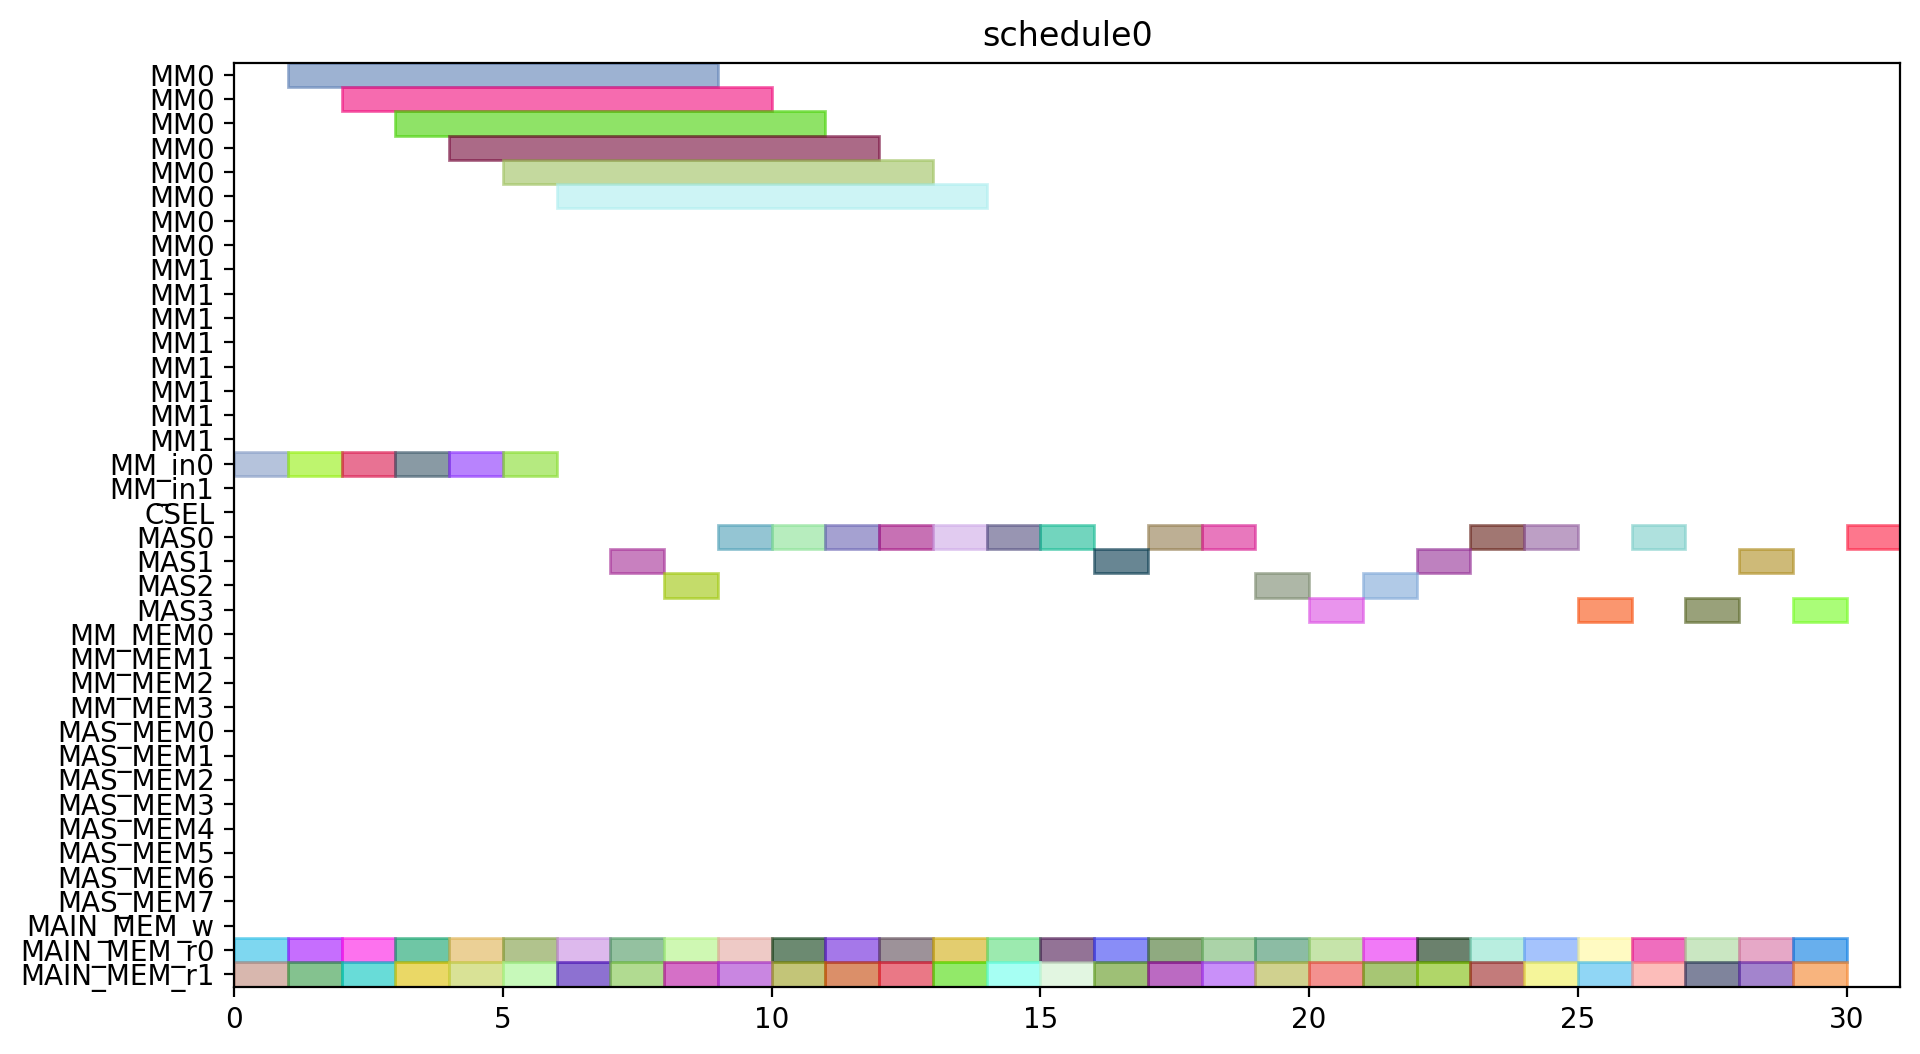

Python code for this plot:
from pyschedule import Scenario, solvers, plotters, alt


def solve():
	horizon = 120
	S = Scenario("schedule0", horizon=horizon)

	# resource
	MM = S.Resources('MM', num=2, size=8)
	MM_in = S.Resources('MM_in', num=2)
	CSEL = S.Resource('CSEL')
	MAS = S.Resources('MAS', num=4, size=1, periods=range(1, horizon))
	MM_MEM = S.Resources('MM_MEM', num=4)
	MAS_MEM = S.Resources('MAS_MEM', num=8)
	MAIN_MEM_w = S.Resource('MAIN_MEM_w', size=1)
	MAIN_MEM_r = S.Resources('MAIN_MEM_r', num=2)

	# result of previous scheduling

	# new tasks
	c_t0_a1_0 = S.Task('c_t0_a1_0', length=1, delay_cost=1)
	c_t0_a1_0 += alt(MAS)
	c_t0_a1_0_mem0 = S.Task('c_t0_a1_0_mem0', length=1, delay_cost=1)
	c_t0_a1_0_mem0 += MAIN_MEM_r[0]
	S += c_t0_a1_0_mem0 <= c_t0_a1_0

	c_t0_a1_0_mem1 = S.Task('c_t0_a1_0_mem1', length=1, delay_cost=1)
	c_t0_a1_0_mem1 += MAIN_MEM_r[1]
	S += c_t0_a1_0_mem1 <= c_t0_a1_0

	c_t0_a1_1 = S.Task('c_t0_a1_1', length=1, delay_cost=1)
	c_t0_a1_1 += alt(MAS)
	c_t0_a1_1_mem0 = S.Task('c_t0_a1_1_mem0', length=1, delay_cost=1)
	c_t0_a1_1_mem0 += MAIN_MEM_r[0]
	S += c_t0_a1_1_mem0 <= c_t0_a1_1

	c_t0_a1_1_mem1 = S.Task('c_t0_a1_1_mem1', length=1, delay_cost=1)
	c_t0_a1_1_mem1 += MAIN_MEM_r[1]
	S += c_t0_a1_1_mem1 <= c_t0_a1_1

	c_t0_t10 = S.Task('c_t0_t10', length=1, delay_cost=1)
	c_t0_t10 += alt(MAS)
	c_t0_t10_mem0 = S.Task('c_t0_t10_mem0', length=1, delay_cost=1)
	c_t0_t10_mem0 += MAIN_MEM_r[0]
	S += c_t0_t10_mem0 <= c_t0_t10

	c_t0_t10_mem1 = S.Task('c_t0_t10_mem1', length=1, delay_cost=1)
	c_t0_t10_mem1 += MAIN_MEM_r[1]
	S += c_t0_t10_mem1 <= c_t0_t10

	c_t0_t11 = S.Task('c_t0_t11', length=1, delay_cost=1)
	c_t0_t11 += alt(MAS)
	c_t0_t11_mem0 = S.Task('c_t0_t11_mem0', length=1, delay_cost=1)
	c_t0_t11_mem0 += MAIN_MEM_r[0]
	S += c_t0_t11_mem0 <= c_t0_t11

	c_t0_t11_mem1 = S.Task('c_t0_t11_mem1', length=1, delay_cost=1)
	c_t0_t11_mem1 += MAIN_MEM_r[1]
	S += c_t0_t11_mem1 <= c_t0_t11

	c_t0_t3_t0 = S.Task('c_t0_t3_t0', length=8, delay_cost=1)
	c_t0_t3_t0 += alt(MM)
	c_t0_t3_t0_in = S.Task('c_t0_t3_t0_in', length=1, delay_cost=1)
	c_t0_t3_t0_in += alt(MM_in)
	S += c_t0_t3_t0_in*MM_in[0]<=c_t0_t3_t0*MM[0]
	S += c_t0_t3_t0_in*MM_in[1]<=c_t0_t3_t0*MM[1]
	c_t0_t3_t0_mem0 = S.Task('c_t0_t3_t0_mem0', length=1, delay_cost=1)
	c_t0_t3_t0_mem0 += MAIN_MEM_r[0]
	S += c_t0_t3_t0_mem0 <= c_t0_t3_t0

	c_t0_t3_t0_mem1 = S.Task('c_t0_t3_t0_mem1', length=1, delay_cost=1)
	c_t0_t3_t0_mem1 += MAIN_MEM_r[1]
	S += c_t0_t3_t0_mem1 <= c_t0_t3_t0

	c_t0_t3_t1 = S.Task('c_t0_t3_t1', length=8, delay_cost=1)
	c_t0_t3_t1 += alt(MM)
	c_t0_t3_t1_in = S.Task('c_t0_t3_t1_in', length=1, delay_cost=1)
	c_t0_t3_t1_in += alt(MM_in)
	S += c_t0_t3_t1_in*MM_in[0]<=c_t0_t3_t1*MM[0]
	S += c_t0_t3_t1_in*MM_in[1]<=c_t0_t3_t1*MM[1]
	c_t0_t3_t1_mem0 = S.Task('c_t0_t3_t1_mem0', length=1, delay_cost=1)
	c_t0_t3_t1_mem0 += MAIN_MEM_r[0]
	S += c_t0_t3_t1_mem0 <= c_t0_t3_t1

	c_t0_t3_t1_mem1 = S.Task('c_t0_t3_t1_mem1', length=1, delay_cost=1)
	c_t0_t3_t1_mem1 += MAIN_MEM_r[1]
	S += c_t0_t3_t1_mem1 <= c_t0_t3_t1

	c_t0_t3_t2 = S.Task('c_t0_t3_t2', length=1, delay_cost=1)
	c_t0_t3_t2 += alt(MAS)
	c_t0_t3_t2_mem0 = S.Task('c_t0_t3_t2_mem0', length=1, delay_cost=1)
	c_t0_t3_t2_mem0 += MAIN_MEM_r[0]
	S += c_t0_t3_t2_mem0 <= c_t0_t3_t2

	c_t0_t3_t2_mem1 = S.Task('c_t0_t3_t2_mem1', length=1, delay_cost=1)
	c_t0_t3_t2_mem1 += MAIN_MEM_r[1]
	S += c_t0_t3_t2_mem1 <= c_t0_t3_t2

	c_t0_t3_t3 = S.Task('c_t0_t3_t3', length=1, delay_cost=1)
	c_t0_t3_t3 += alt(MAS)
	c_t0_t3_t3_mem0 = S.Task('c_t0_t3_t3_mem0', length=1, delay_cost=1)
	c_t0_t3_t3_mem0 += MAIN_MEM_r[0]
	S += c_t0_t3_t3_mem0 <= c_t0_t3_t3

	c_t0_t3_t3_mem1 = S.Task('c_t0_t3_t3_mem1', length=1, delay_cost=1)
	c_t0_t3_t3_mem1 += MAIN_MEM_r[1]
	S += c_t0_t3_t3_mem1 <= c_t0_t3_t3

	c_t1_a1_0 = S.Task('c_t1_a1_0', length=1, delay_cost=1)
	c_t1_a1_0 += alt(MAS)
	c_t1_a1_0_mem0 = S.Task('c_t1_a1_0_mem0', length=1, delay_cost=1)
	c_t1_a1_0_mem0 += MAIN_MEM_r[0]
	S += c_t1_a1_0_mem0 <= c_t1_a1_0

	c_t1_a1_0_mem1 = S.Task('c_t1_a1_0_mem1', length=1, delay_cost=1)
	c_t1_a1_0_mem1 += MAIN_MEM_r[1]
	S += c_t1_a1_0_mem1 <= c_t1_a1_0

	c_t1_a1_1 = S.Task('c_t1_a1_1', length=1, delay_cost=1)
	c_t1_a1_1 += alt(MAS)
	c_t1_a1_1_mem0 = S.Task('c_t1_a1_1_mem0', length=1, delay_cost=1)
	c_t1_a1_1_mem0 += MAIN_MEM_r[0]
	S += c_t1_a1_1_mem0 <= c_t1_a1_1

	c_t1_a1_1_mem1 = S.Task('c_t1_a1_1_mem1', length=1, delay_cost=1)
	c_t1_a1_1_mem1 += MAIN_MEM_r[1]
	S += c_t1_a1_1_mem1 <= c_t1_a1_1

	c_t1_t10 = S.Task('c_t1_t10', length=1, delay_cost=1)
	c_t1_t10 += alt(MAS)
	c_t1_t10_mem0 = S.Task('c_t1_t10_mem0', length=1, delay_cost=1)
	c_t1_t10_mem0 += MAIN_MEM_r[0]
	S += c_t1_t10_mem0 <= c_t1_t10

	c_t1_t10_mem1 = S.Task('c_t1_t10_mem1', length=1, delay_cost=1)
	c_t1_t10_mem1 += MAIN_MEM_r[1]
	S += c_t1_t10_mem1 <= c_t1_t10

	c_t1_t11 = S.Task('c_t1_t11', length=1, delay_cost=1)
	c_t1_t11 += alt(MAS)
	c_t1_t11_mem0 = S.Task('c_t1_t11_mem0', length=1, delay_cost=1)
	c_t1_t11_mem0 += MAIN_MEM_r[0]
	S += c_t1_t11_mem0 <= c_t1_t11

	c_t1_t11_mem1 = S.Task('c_t1_t11_mem1', length=1, delay_cost=1)
	c_t1_t11_mem1 += MAIN_MEM_r[1]
	S += c_t1_t11_mem1 <= c_t1_t11

	c_t1_t3_t0 = S.Task('c_t1_t3_t0', length=8, delay_cost=1)
	c_t1_t3_t0 += alt(MM)
	c_t1_t3_t0_in = S.Task('c_t1_t3_t0_in', length=1, delay_cost=1)
	c_t1_t3_t0_in += alt(MM_in)
	S += c_t1_t3_t0_in*MM_in[0]<=c_t1_t3_t0*MM[0]
	S += c_t1_t3_t0_in*MM_in[1]<=c_t1_t3_t0*MM[1]
	c_t1_t3_t0_mem0 = S.Task('c_t1_t3_t0_mem0', length=1, delay_cost=1)
	c_t1_t3_t0_mem0 += MAIN_MEM_r[0]
	S += c_t1_t3_t0_mem0 <= c_t1_t3_t0

	c_t1_t3_t0_mem1 = S.Task('c_t1_t3_t0_mem1', length=1, delay_cost=1)
	c_t1_t3_t0_mem1 += MAIN_MEM_r[1]
	S += c_t1_t3_t0_mem1 <= c_t1_t3_t0

	c_t1_t3_t1 = S.Task('c_t1_t3_t1', length=8, delay_cost=1)
	c_t1_t3_t1 += alt(MM)
	c_t1_t3_t1_in = S.Task('c_t1_t3_t1_in', length=1, delay_cost=1)
	c_t1_t3_t1_in += alt(MM_in)
	S += c_t1_t3_t1_in*MM_in[0]<=c_t1_t3_t1*MM[0]
	S += c_t1_t3_t1_in*MM_in[1]<=c_t1_t3_t1*MM[1]
	c_t1_t3_t1_mem0 = S.Task('c_t1_t3_t1_mem0', length=1, delay_cost=1)
	c_t1_t3_t1_mem0 += MAIN_MEM_r[0]
	S += c_t1_t3_t1_mem0 <= c_t1_t3_t1

	c_t1_t3_t1_mem1 = S.Task('c_t1_t3_t1_mem1', length=1, delay_cost=1)
	c_t1_t3_t1_mem1 += MAIN_MEM_r[1]
	S += c_t1_t3_t1_mem1 <= c_t1_t3_t1

	c_t1_t3_t2 = S.Task('c_t1_t3_t2', length=1, delay_cost=1)
	c_t1_t3_t2 += alt(MAS)
	c_t1_t3_t2_mem0 = S.Task('c_t1_t3_t2_mem0', length=1, delay_cost=1)
	c_t1_t3_t2_mem0 += MAIN_MEM_r[0]
	S += c_t1_t3_t2_mem0 <= c_t1_t3_t2

	c_t1_t3_t2_mem1 = S.Task('c_t1_t3_t2_mem1', length=1, delay_cost=1)
	c_t1_t3_t2_mem1 += MAIN_MEM_r[1]
	S += c_t1_t3_t2_mem1 <= c_t1_t3_t2

	c_t1_t3_t3 = S.Task('c_t1_t3_t3', length=1, delay_cost=1)
	c_t1_t3_t3 += alt(MAS)
	c_t1_t3_t3_mem0 = S.Task('c_t1_t3_t3_mem0', length=1, delay_cost=1)
	c_t1_t3_t3_mem0 += MAIN_MEM_r[0]
	S += c_t1_t3_t3_mem0 <= c_t1_t3_t3

	c_t1_t3_t3_mem1 = S.Task('c_t1_t3_t3_mem1', length=1, delay_cost=1)
	c_t1_t3_t3_mem1 += MAIN_MEM_r[1]
	S += c_t1_t3_t3_mem1 <= c_t1_t3_t3

	c_t2_a1_0 = S.Task('c_t2_a1_0', length=1, delay_cost=1)
	c_t2_a1_0 += alt(MAS)
	c_t2_a1_0_mem0 = S.Task('c_t2_a1_0_mem0', length=1, delay_cost=1)
	c_t2_a1_0_mem0 += MAIN_MEM_r[0]
	S += c_t2_a1_0_mem0 <= c_t2_a1_0

	c_t2_a1_0_mem1 = S.Task('c_t2_a1_0_mem1', length=1, delay_cost=1)
	c_t2_a1_0_mem1 += MAIN_MEM_r[1]
	S += c_t2_a1_0_mem1 <= c_t2_a1_0

	c_t2_a1_1 = S.Task('c_t2_a1_1', length=1, delay_cost=1)
	c_t2_a1_1 += alt(MAS)
	c_t2_a1_1_mem0 = S.Task('c_t2_a1_1_mem0', length=1, delay_cost=1)
	c_t2_a1_1_mem0 += MAIN_MEM_r[0]
	S += c_t2_a1_1_mem0 <= c_t2_a1_1

	c_t2_a1_1_mem1 = S.Task('c_t2_a1_1_mem1', length=1, delay_cost=1)
	c_t2_a1_1_mem1 += MAIN_MEM_r[1]
	S += c_t2_a1_1_mem1 <= c_t2_a1_1

	c_t2_t10 = S.Task('c_t2_t10', length=1, delay_cost=1)
	c_t2_t10 += alt(MAS)
	c_t2_t10_mem0 = S.Task('c_t2_t10_mem0', length=1, delay_cost=1)
	c_t2_t10_mem0 += MAIN_MEM_r[0]
	S += c_t2_t10_mem0 <= c_t2_t10

	c_t2_t10_mem1 = S.Task('c_t2_t10_mem1', length=1, delay_cost=1)
	c_t2_t10_mem1 += MAIN_MEM_r[1]
	S += c_t2_t10_mem1 <= c_t2_t10

	c_t2_t11 = S.Task('c_t2_t11', length=1, delay_cost=1)
	c_t2_t11 += alt(MAS)
	c_t2_t11_mem0 = S.Task('c_t2_t11_mem0', length=1, delay_cost=1)
	c_t2_t11_mem0 += MAIN_MEM_r[0]
	S += c_t2_t11_mem0 <= c_t2_t11

	c_t2_t11_mem1 = S.Task('c_t2_t11_mem1', length=1, delay_cost=1)
	c_t2_t11_mem1 += MAIN_MEM_r[1]
	S += c_t2_t11_mem1 <= c_t2_t11

	c_t2_t3_t0 = S.Task('c_t2_t3_t0', length=8, delay_cost=1)
	c_t2_t3_t0 += alt(MM)
	c_t2_t3_t0_in = S.Task('c_t2_t3_t0_in', length=1, delay_cost=1)
	c_t2_t3_t0_in += alt(MM_in)
	S += c_t2_t3_t0_in*MM_in[0]<=c_t2_t3_t0*MM[0]
	S += c_t2_t3_t0_in*MM_in[1]<=c_t2_t3_t0*MM[1]
	c_t2_t3_t0_mem0 = S.Task('c_t2_t3_t0_mem0', length=1, delay_cost=1)
	c_t2_t3_t0_mem0 += MAIN_MEM_r[0]
	S += c_t2_t3_t0_mem0 <= c_t2_t3_t0

	c_t2_t3_t0_mem1 = S.Task('c_t2_t3_t0_mem1', length=1, delay_cost=1)
	c_t2_t3_t0_mem1 += MAIN_MEM_r[1]
	S += c_t2_t3_t0_mem1 <= c_t2_t3_t0

	c_t2_t3_t1 = S.Task('c_t2_t3_t1', length=8, delay_cost=1)
	c_t2_t3_t1 += alt(MM)
	c_t2_t3_t1_in = S.Task('c_t2_t3_t1_in', length=1, delay_cost=1)
	c_t2_t3_t1_in += alt(MM_in)
	S += c_t2_t3_t1_in*MM_in[0]<=c_t2_t3_t1*MM[0]
	S += c_t2_t3_t1_in*MM_in[1]<=c_t2_t3_t1*MM[1]
	c_t2_t3_t1_mem0 = S.Task('c_t2_t3_t1_mem0', length=1, delay_cost=1)
	c_t2_t3_t1_mem0 += MAIN_MEM_r[0]
	S += c_t2_t3_t1_mem0 <= c_t2_t3_t1

	c_t2_t3_t1_mem1 = S.Task('c_t2_t3_t1_mem1', length=1, delay_cost=1)
	c_t2_t3_t1_mem1 += MAIN_MEM_r[1]
	S += c_t2_t3_t1_mem1 <= c_t2_t3_t1

	c_t2_t3_t2 = S.Task('c_t2_t3_t2', length=1, delay_cost=1)
	c_t2_t3_t2 += alt(MAS)
	c_t2_t3_t2_mem0 = S.Task('c_t2_t3_t2_mem0', length=1, delay_cost=1)
	c_t2_t3_t2_mem0 += MAIN_MEM_r[0]
	S += c_t2_t3_t2_mem0 <= c_t2_t3_t2

	c_t2_t3_t2_mem1 = S.Task('c_t2_t3_t2_mem1', length=1, delay_cost=1)
	c_t2_t3_t2_mem1 += MAIN_MEM_r[1]
	S += c_t2_t3_t2_mem1 <= c_t2_t3_t2

	c_t2_t3_t3 = S.Task('c_t2_t3_t3', length=1, delay_cost=1)
	c_t2_t3_t3 += alt(MAS)
	c_t2_t3_t3_mem0 = S.Task('c_t2_t3_t3_mem0', length=1, delay_cost=1)
	c_t2_t3_t3_mem0 += MAIN_MEM_r[0]
	S += c_t2_t3_t3_mem0 <= c_t2_t3_t3

	c_t2_t3_t3_mem1 = S.Task('c_t2_t3_t3_mem1', length=1, delay_cost=1)
	c_t2_t3_t3_mem1 += MAIN_MEM_r[1]
	S += c_t2_t3_t3_mem1 <= c_t2_t3_t3

	c_t3000 = S.Task('c_t3000', length=1, delay_cost=1)
	c_t3000 += alt(MAS)
	c_t3000_mem0 = S.Task('c_t3000_mem0', length=1, delay_cost=1)
	c_t3000_mem0 += MAIN_MEM_r[0]
	S += c_t3000_mem0 <= c_t3000

	c_t3000_mem1 = S.Task('c_t3000_mem1', length=1, delay_cost=1)
	c_t3000_mem1 += MAIN_MEM_r[1]
	S += c_t3000_mem1 <= c_t3000

	c_t3001 = S.Task('c_t3001', length=1, delay_cost=1)
	c_t3001 += alt(MAS)
	c_t3001_mem0 = S.Task('c_t3001_mem0', length=1, delay_cost=1)
	c_t3001_mem0 += MAIN_MEM_r[0]
	S += c_t3001_mem0 <= c_t3001

	c_t3001_mem1 = S.Task('c_t3001_mem1', length=1, delay_cost=1)
	c_t3001_mem1 += MAIN_MEM_r[1]
	S += c_t3001_mem1 <= c_t3001

	c_t3010 = S.Task('c_t3010', length=1, delay_cost=1)
	c_t3010 += alt(MAS)
	c_t3010_mem0 = S.Task('c_t3010_mem0', length=1, delay_cost=1)
	c_t3010_mem0 += MAIN_MEM_r[0]
	S += c_t3010_mem0 <= c_t3010

	c_t3010_mem1 = S.Task('c_t3010_mem1', length=1, delay_cost=1)
	c_t3010_mem1 += MAIN_MEM_r[1]
	S += c_t3010_mem1 <= c_t3010

	c_t3011 = S.Task('c_t3011', length=1, delay_cost=1)
	c_t3011 += alt(MAS)
	c_t3011_mem0 = S.Task('c_t3011_mem0', length=1, delay_cost=1)
	c_t3011_mem0 += MAIN_MEM_r[0]
	S += c_t3011_mem0 <= c_t3011

	c_t3011_mem1 = S.Task('c_t3011_mem1', length=1, delay_cost=1)
	c_t3011_mem1 += MAIN_MEM_r[1]
	S += c_t3011_mem1 <= c_t3011

	c_t4000 = S.Task('c_t4000', length=1, delay_cost=1)
	c_t4000 += alt(MAS)
	c_t4000_mem0 = S.Task('c_t4000_mem0', length=1, delay_cost=1)
	c_t4000_mem0 += MAIN_MEM_r[0]
	S += c_t4000_mem0 <= c_t4000

	c_t4000_mem1 = S.Task('c_t4000_mem1', length=1, delay_cost=1)
	c_t4000_mem1 += MAIN_MEM_r[1]
	S += c_t4000_mem1 <= c_t4000

	c_t4001 = S.Task('c_t4001', length=1, delay_cost=1)
	c_t4001 += alt(MAS)
	c_t4001_mem0 = S.Task('c_t4001_mem0', length=1, delay_cost=1)
	c_t4001_mem0 += MAIN_MEM_r[0]
	S += c_t4001_mem0 <= c_t4001

	c_t4001_mem1 = S.Task('c_t4001_mem1', length=1, delay_cost=1)
	c_t4001_mem1 += MAIN_MEM_r[1]
	S += c_t4001_mem1 <= c_t4001

	solvers.mip.solve(S,msg=1,kind='CPLEX',ratio_gap=1.01)

	solution = [['hoge']*len(S.solution()[1]) for i in range(len(S.solution()))]
	for i in range(len(S.solution())):
		for j in range(len(S.solution()[i])):
			solution[i][j]=str(S.solution()[i][j])
	print(solution)

	cycles = int(solution[-1][3])

	pic_file_name = "/home/mfukuda/ABE/multiRAM_multiMAS_16mux/scheduling_result/stage8MM2_stage1MAS4/SQR/schedule0.png"
	if(S.solution() != []):
		plotters.matplotlib.plot(S,img_filename=pic_file_name, show_task_labels=False, fig_size=(cycles*0.25+3, 6))

	return solution
